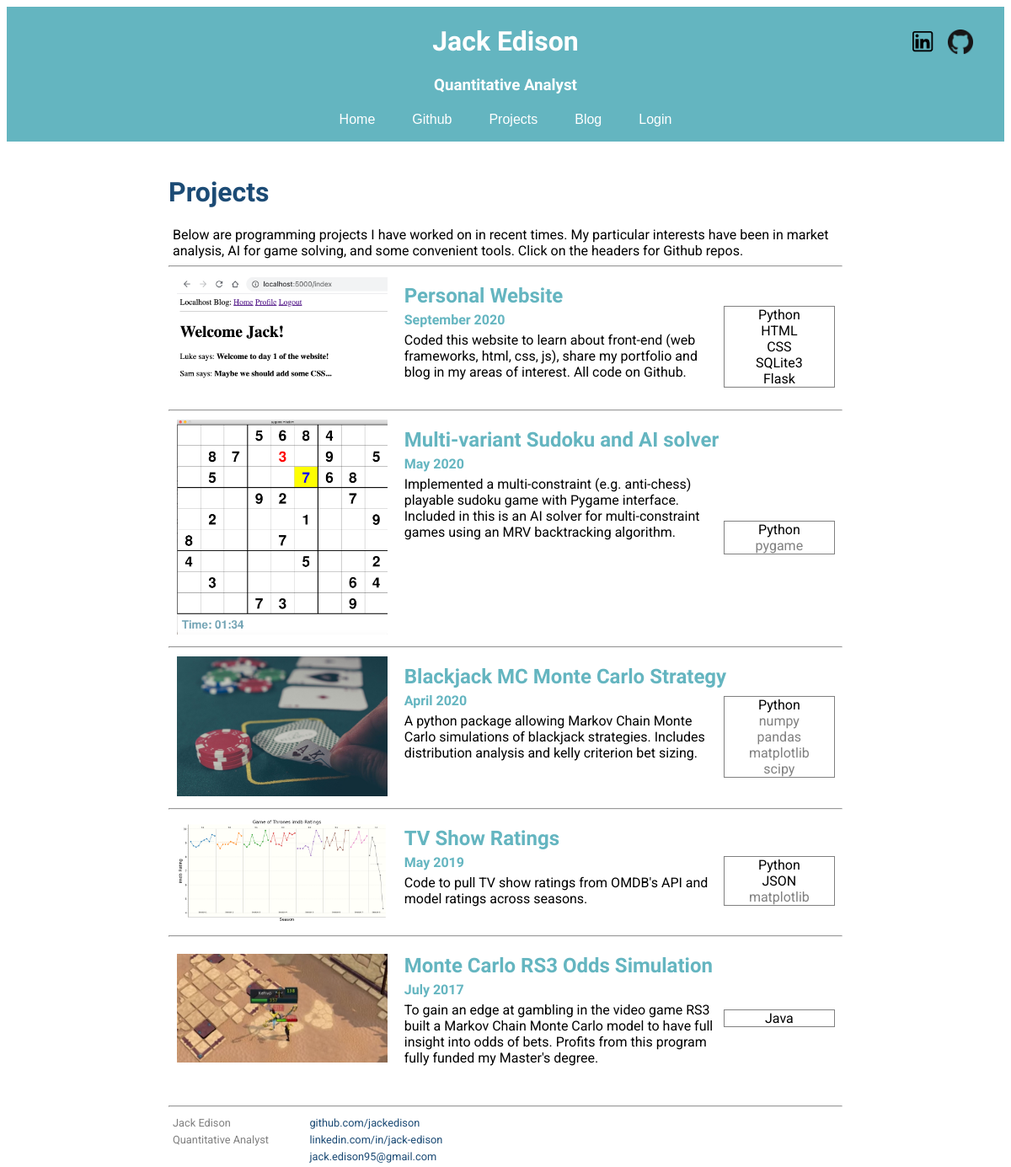
The app's page /projects with its own data.
### my_package/models.py (models this page shows, shortened)
class Projects(db.Model):
    id = db.Column(db.Integer, primary_key=True)
    title = db.Column(db.String(40))
    body = db.Column(db.String(190))
    date = db.Column(db.DateTime, index=True, default=datetime.utcnow)
    img_path = db.Column(db.String(60))  # Path to img
    url_to_link = db.Column(db.String(60))
    key_project = db.Column(db.Boolean)
    languages = db.relationship('Language', backref='author', lazy='dynamic')
    packages = db.relationship('Package', backref='author', lazy='dynamic')
    frameworks = db.relationship('Framework', backref='author', lazy='dynamic')
    categories = db.relationship('Category', backref='author', lazy='dynamic')
    def img(self):
        return '/images/'+self.img_path

class Language(db.Model):
    id = db.Column(db.Integer, primary_key=True)
    project_id = db.Column(db.Integer, db.ForeignKey('projects.id'))
    language = db.Column(db.String(20))

class Framework(db.Model):
    id = db.Column(db.Integer, primary_key=True)
    project_id = db.Column(db.Integer, db.ForeignKey('projects.id'))
    framework = db.Column(db.String(20))

class Package(db.Model):
    id = db.Column(db.Integer, primary_key=True)
    project_id = db.Column(db.Integer, db.ForeignKey('projects.id'))
    package = db.Column(db.String(20))

### my_package/routes.py (the view)
@app.route('/projects')  # Page to share my projects
def projects():
    projects = Projects.query.order_by(Projects.date)  # imported from models
    intro = '''
    Below are programming projects I have worked on in recent times. My
    particular interests have been in market analysis, AI for game solving,
    and some convenient tools. Click on the headers for Github repos.'''
    return render_template('projects.html', intro=intro, projects=projects)

### my_package/routes.py (called while the page is built)
@app.before_request
def before_request():
    if current_user.is_authenticated:  # if user is logged in
        current_user.last_seen = datetime.utcnow()
        db.session.commit()

### my_package/templates/projects.html (shortened to what this page needs)
{% extends "base.html" %}
{% block content %}
<div class="container">
    <div class="project-page">
    <h1>Projects</h1>
    <p>{{ intro }}</p>
        {% for project in projects|reverse %}
            <hr>
            <div id="projects-grid">
                <div class="img">
                    {% if current_user.username == 'Jack' %}
                        <a href="{{ url_for('edit_project', id=project.id) }}" target="_blank">
                    {% else %}
                        <a href="{{ project.url_to_link }}" target="_blank">
                    {% endif %}
                    <img src="{{ url_for('static', filename=project.img()) }}"alt="{{ project.title }}"/></a>
                </div>
                <div class="text">
                    <a href="{{ project.url_to_link }}" target="_blank"><h2>{{ project.title }}</h2></a>
                    <h4> {{ project.date.strftime('%B %Y') }}</h4>
                    <p>{{ project.body }}</p>
                </div>
                <div class="extra">
                    <ul>
                        {% for language in project.languages %}
                            <li id="language">{{ language.language }}</li>
                        {% endfor %}
                        {% for framework in project.frameworks %}
                            <li id="framework">{{ framework.framework }}</li>
                        {% endfor %}
                        {% for package in project.packages %}
                            <li id="package">{{ package.package }}</li>
                        {% endfor %}
                    </ul>
                </div>
            </div>
        {% endfor %}
    </div>
</div>
{% endblock %}

### my_package/static/css/main.css (style rules this page uses)
.container { padding-top: 10px; margin-left: auto; margin-right: auto; max-width: 800px; font-family: 'Roboto', sans-serif; color: black; }
h1 { font-family: 'Open Sans', sans-serif; color: rgb(28, 75, 117); }
h2, h3, h4, h5, h6 { font-family: 'Open Sans', sans-serif; color: rgb(100, 181, 192); }
p, div { font-family: 'Roboto', sans-serif; }
body { background-color: rgb(255, 255, 255); }
#projects-grid { display: grid; grid-template-columns: 33.3% 50% 16.7%; margin: 10px; }
#projects-grid .img { display: grid; grid-column: 1 / span 1; grid-row: 1 / span 1; max-width: 300px; margin-right: 10px; align-content: center; }
#projects-grid .text { display: inline; grid-column: 2 / span 1; grid-row: 1 / span 1; vertical-align: top; margin: 5px; padding: 0px; }
#projects-grid .text h2 { white-space: nowrap; }
#projects-grid .text h2, h3, h4, h5, h6, p { margin: 5px; padding: 0px; vertical-align: top; }
#projects-grid .extra { display: grid; grid-column: 3 / span 1; grid-row: 1 / span 1; align-content: center; margin-top: 20px; }
#projects-grid .img img { max-width: 100%; height: auto; width: auto; }
#projects-grid .text a:link { color: rgb(100, 181, 192); text-decoration: none; }
#projects-grid .extra ul { list-style-type: none; text-align: center; padding: 0px; margin: 0px; outline: 1px solid grey;; }
#projects-grid .extra #language { color: black; }
#projects-grid .extra #framework { color: black; }
#projects-grid .extra #package { color: grey; }

### records on screen
Projects: img_path (picture), title "Personal Website", date "September 2020", body "Coded this website to learn about front-end (web frameworks, html, css, js), share my portfolio and blog in my areas of interest. All code on Github."
Language: language "Python"
Language: language "HTML"
Language: language "CSS"
Language: language "SQLite3"
Framework: framework "Flask"
Projects: img_path (picture), title "Multi-variant Sudoku and AI solver", date "May 2020", body "Implemented a multi-constraint (e.g. anti-chess) playable sudoku game with Pygame interface. Included in this is an AI solver for multi-constraint games using an MRV backtracking algorithm."
Language: language "Python"
Package: package "pygame"
Projects: img_path (picture), title "Blackjack MC Monte Carlo Strategy", date "April 2020", body "A python package allowing Markov Chain Monte Carlo simulations of blackjack strategies. Includes distribution analysis and kelly criterion bet sizing."
Language: language "Python"
Package: package "numpy"
Package: package "pandas"
Package: package "matplotlib"
Package: package "scipy"
Projects: img_path (picture), title "TV Show Ratings", date "May 2019", body "Code to pull TV show ratings from OMDB's API and model ratings across seasons."
Language: language "Python"
Language: language "JSON"
Package: package "matplotlib"
Projects: img_path (picture), title "Monte Carlo RS3 Odds Simulation", date "July 2017", body "To gain an edge at gambling in the video game RS3 built a Markov Chain Monte Carlo model to have full insight into odds of bets. Profits from this program fully funded my Master's degree."
Language: language "Java"
